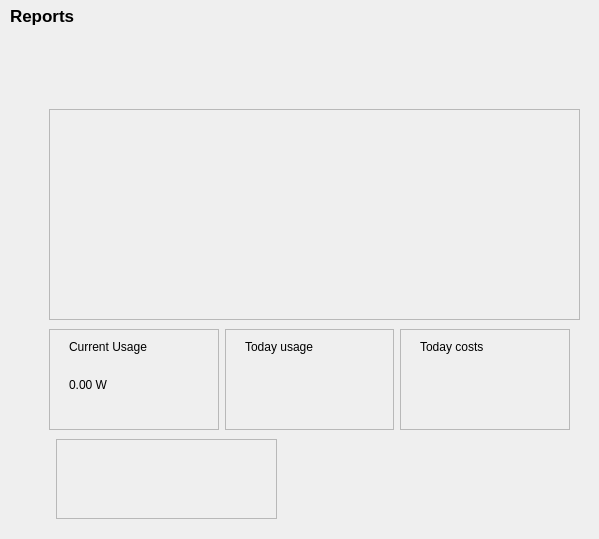
               <widget class="QWidget" name="page_6">
                <widget class="QLabel" name="label_8">
                 <property name="geometry">
                  <rect>
                   <x>10</x>
                   <y>0</y>
                   <width>91</width>
                   <height>31</height>
                  </rect>
                 </property>
                 <property name="font">
                  <font>
                   <pointsize>13</pointsize>
                   <bold>true</bold>
                  </font>
                 </property>
                 <property name="text">
                  <string>Reports</string>
                 </property>
                </widget>
                <widget class="QWidget" name="widget" native="true">
                 <property name="geometry">
                  <rect>
                   <x>19</x>
                   <y>69</y>
                   <width>571</width>
                   <height>461</height>
                  </rect>
                 </property>
                 <widget class="QFrame" name="reportGraphFrame">
                  <property name="geometry">
                   <rect>
                    <x>30</x>
                    <y>40</y>
                    <width>531</width>
                    <height>211</height>
                   </rect>
                  </property>
                  <property name="frameShape">
                   <enum>QFrame::StyledPanel</enum>
                  </property>
                  <property name="frameShadow">
                   <enum>QFrame::Raised</enum>
                  </property>
                 </widget>
                 <widget class="QWidget" name="widget_2" native="true">
                  <property name="geometry">
                   <rect>
                    <x>30</x>
                    <y>260</y>
                    <width>521</width>
                    <height>101</height>
                   </rect>
                  </property>
                  <layout class="QHBoxLayout" name="horizontalLayout_10">
                   <item>
                    <widget class="QFrame" name="currentUsageFrame">
                     <property name="frameShape">
                      <enum>QFrame::StyledPanel</enum>
                     </property>
                     <property name="frameShadow">
                      <enum>QFrame::Raised</enum>
                     </property>
                     <widget class="QLabel" name="label_9">
                      <property name="geometry">
                       <rect>
                        <x>20</x>
                        <y>10</y>
                        <width>81</width>
                        <height>16</height>
                       </rect>
                      </property>
                      <property name="text">
                       <string>Current Usage</string>
                      </property>
                     </widget>
                     <widget class="QLabel" name="currentUsageLabel">
                      <property name="geometry">
                       <rect>
                        <x>20</x>
                        <y>40</y>
                        <width>121</width>
                        <height>31</height>
                       </rect>
                      </property>
                      <property name="text">
                       <string>0.00 W</string>
                      </property>
                     </widget>
                    </widget>
                   </item>
                   <item>
                    <widget class="QFrame" name="todayUsageFrame">
                     <property name="frameShape">
                      <enum>QFrame::StyledPanel</enum>
                     </property>
                     <property name="frameShadow">
                      <enum>QFrame::Raised</enum>
                     </property>
                     <widget class="QLabel" name="label_15">
                      <property name="geometry">
                       <rect>
                        <x>20</x>
                        <y>10</y>
                        <width>81</width>
                        <height>16</height>
                       </rect>
                      </property>
                      <property name="text">
                       <string>Today usage</string>
                      </property>
                     </widget>
                    </widget>
                   </item>
                   <item>
                    <widget class="QFrame" name="todayCostsFrame">
                     <property name="frameShape">
                      <enum>QFrame::StyledPanel</enum>
                     </property>
                     <property name="frameShadow">
                      <enum>QFrame::Raised</enum>
                     </property>
                     <widget class="QLabel" name="label_16">
                      <property name="geometry">
                       <rect>
                        <x>20</x>
                        <y>10</y>
                        <width>81</width>
                        <height>16</height>
                       </rect>
                      </property>
                      <property name="text">
                       <string>Today costs</string>
                      </property>
                     </widget>
                    </widget>
                   </item>
                  </layout>
                 </widget>
                 <widget class="QFrame" name="budgetForADay">
                  <property name="geometry">
                   <rect>
                    <x>37</x>
                    <y>370</y>
                    <width>221</width>
                    <height>80</height>
                   </rect>
                  </property>
                  <property name="frameShape">
                   <enum>QFrame::StyledPanel</enum>
                  </property>
                  <property name="frameShadow">
                   <enum>QFrame::Raised</enum>
                  </property>
                 </widget>
                </widget>
               </widget>
